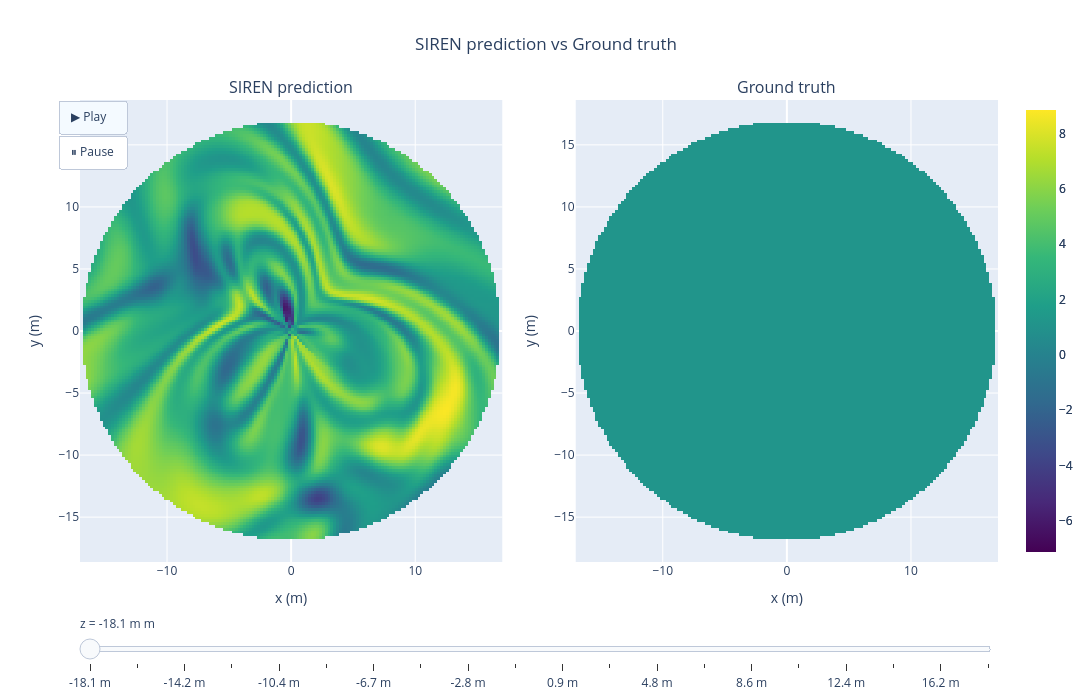

Here is the notebook cell this chart was saved with:
### Code cell
from lucid.AbsorptionSIREN.visualize_3d import plot_interactive_comparison
print(absorption_fn(jnp.array([[16.0, 0.0, 17.0]]), final_params.siren_params))
plot_interactive_comparison(lambda x: absorption_fn(x, final_params.siren_params), lambda x: absorption_fn(x, true_siren_params))

### Figure 1 — Plotly figure (JSON) as saved in the notebook; plotly's stock layout.template omitted (floating-point values rounded to 4 significant figures; data arrays with more than 128 entries replaced by an {"elided": "..."} marker saying what was removed)
{"data": [{"colorscale": [[0, "#440154"], [0.1111, "#482878"], [0.2222, "#3e4989"], [0.3333, "#31688e"], [0.4444, "#26828e"], [0.5556, "#1f9e89"], [0.6667, "#35b779"], [0.7778, "#6ece58"], [0.8889, "#b5de2b"], [1, "#fde725"]], "hovertemplate": "x: %{x:.2f} m<br>y: %{y:.2f} m<br>correction: %{z:.4f}<extra></extra>", "showscale": true, "type": "heatmap", "x": {"elided": "150 float values"}, "xaxis": "x", "y": {"elided": "150 float values"}, "yaxis": "y", "z": {"elided": "150x150 float values"}, "zmax": 8.843, "zmin": -7.126}, {"colorscale": [[0, "#440154"], [0.1111, "#482878"], [0.2222, "#3e4989"], [0.3333, "#31688e"], [0.4444, "#26828e"], [0.5556, "#1f9e89"], [0.6667, "#35b779"], [0.7778, "#6ece58"], [0.8889, "#b5de2b"], [1, "#fde725"]], "hovertemplate": "x: %{x:.2f} m<br>y: %{y:.2f} m<br>correction: %{z:.4f}<extra></extra>", "showscale": true, "type": "heatmap", "x": {"elided": "150 float values"}, "xaxis": "x2", "y": {"elided": "150 float values"}, "yaxis": "y2", "z": {"elided": "150x150 float values"}, "zmax": 8.843, "zmin": -7.126}], "layout": {"annotations": [{"font": {"size": 16}, "showarrow": false, "text": "SIREN prediction", "x": 0.23, "xanchor": "center", "xref": "paper", "y": 1, "yanchor": "bottom", "yref": "paper"}, {"font": {"size": 16}, "showarrow": false, "text": "Ground truth", "x": 0.77, "xanchor": "center", "xref": "paper", "y": 1, "yanchor": "bottom", "yref": "paper"}], "height": 700, "sliders": [{"currentvalue": {"prefix": "z = ", "suffix": " m"}, "pad": {"t": 50}, "steps": [{"args": [["-18.1"], {"frame": {"duration": 0}, "mode": "immediate"}], "label": "-18.1 m", "method": "animate"}, {"args": [["-16.2"], {"frame": {"duration": 0}, "mode": "immediate"}], "label": "-16.2 m", "method": "animate"}, {"args": [["-14.2"], {"frame": {"duration": 0}, "mode": "immediate"}], "label": "-14.2 m", "method": "animate"}, {"args": [["-12.4"], {"frame": {"duration": 0}, "mode": "immediate"}], "label": "-12.4 m", "method": "animate"}, {"args": [["-10.4"], {"frame": {"duration": 0}, "mode": "immediate"}], "label": "-10.4 m", "method": "animate"}, {"args": [["-8.6"], {"frame": {"duration": 0}, "mode": "immediate"}], "label": "-8.6 m", "method": "animate"}, {"args": [["-6.7"], {"frame": {"duration": 0}, "mode": "immediate"}], "label": "-6.7 m", "method": "animate"}, {"args": [["-4.8"], {"frame": {"duration": 0}, "mode": "immediate"}], "label": "-4.8 m", "method": "animate"}, {"args": [["-2.8"], {"frame": {"duration": 0}, "mode": "immediate"}], "label": "-2.8 m", "method": "animate"}, {"args": [["-0.9"], {"frame": {"duration": 0}, "mode": "immediate"}], "label": "-0.9 m", "method": "animate"}, {"args": [["0.9"], {"frame": {"duration": 0}, "mode": "immediate"}], "label": "0.9 m", "method": "animate"}, {"args": [["2.9"], {"frame": {"duration": 0}, "mode": "immediate"}], "label": "2.9 m", "method": "animate"}, {"args": [["4.8"], {"frame": {"duration": 0}, "mode": "immediate"}], "label": "4.8 m", "method": "animate"}, {"args": [["6.7"], {"frame": {"duration": 0}, "mode": "immediate"}], "label": "6.7 m", "method": "animate"}, {"args": [["8.6"], {"frame": {"duration": 0}, "mode": "immediate"}], "label": "8.6 m", "method": "animate"}, {"args": [["10.5"], {"frame": {"duration": 0}, "mode": "immediate"}], "label": "10.5 m", "method": "animate"}, {"args": [["12.4"], {"frame": {"duration": 0}, "mode": "immediate"}], "label": "12.4 m", "method": "animate"}, {"args": [["14.3"], {"frame": {"duration": 0}, "mode": "immediate"}], "label": "14.3 m", "method": "animate"}, {"args": [["16.2"], {"frame": {"duration": 0}, "mode": "immediate"}], "label": "16.2 m", "method": "animate"}, {"args": [["18.1"], {"frame": {"duration": 0}, "mode": "immediate"}], "label": "18.1 m", "method": "animate"}]}], "title": {"text": "SIREN prediction vs Ground truth", "x": 0.5, "xanchor": "center"}, "updatemenus": [{"buttons": [{"args": [null, {"frame": {"duration": 120}, "fromcurrent": true}], "label": "▶ Play", "method": "animate"}, {"args": [[null], {"frame": {"duration": 0}, "mode": "immediate"}], "label": "⏸ Pause", "method": "animate"}], "type": "buttons", "x": 0.05, "y": 1}], "width": 1200, "xaxis": {"anchor": "y", "constrain": "domain", "domain": [0, 0.46], "title": {"text": "x (m)"}}, "xaxis2": {"anchor": "y2", "constrain": "domain", "domain": [0.54, 1], "title": {"text": "x (m)"}}, "yaxis": {"anchor": "x", "domain": [0, 1], "scaleanchor": "x", "title": {"text": "y (m)"}}, "yaxis2": {"anchor": "x2", "domain": [0, 1], "scaleanchor": "x2", "title": {"text": "y (m)"}}}}
